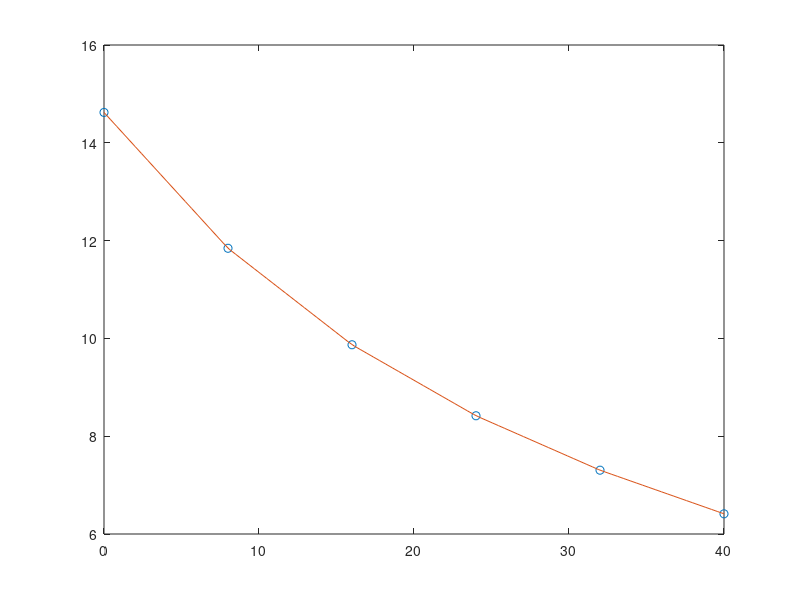

The MATLAB source for this figure:
x=[0,8,16,24,32,40]
o=[14.621,11.843,9.87,8.418,7.305,6.413]
xx=linspace(0,40)
yy=interp1(x,o,xx)
plot(x,o,'o',xx,yy)
yy=interp1(x,o,27)